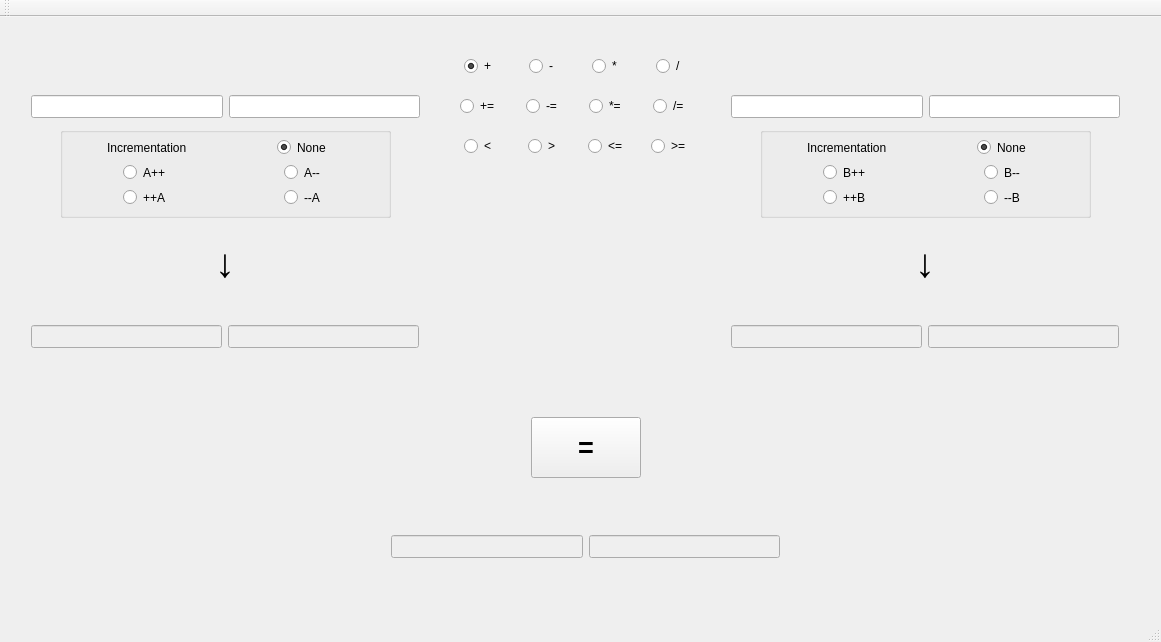
<?xml version="1.0" encoding="UTF-8"?>
<ui version="4.0">
 <class>MainWindow</class>
 <widget class="QMainWindow" name="MainWindow">
  <property name="geometry">
   <rect>
    <x>0</x>
    <y>0</y>
    <width>1161</width>
    <height>642</height>
   </rect>
  </property>
  <property name="windowTitle">
   <string>MainWindow</string>
  </property>
  <widget class="QWidget" name="centralWidget">
   <widget class="QWidget" name="gridLayoutWidget">
    <property name="geometry">
     <rect>
      <x>20</x>
      <y>50</y>
      <width>411</width>
      <height>80</height>
     </rect>
    </property>
    <layout class="QGridLayout" name="AbeforeGridLayout">
     <item row="0" column="0">
      <widget class="QLineEdit" name="AXbeforeLineEdit">
       <property name="font">
        <font>
         <pointsize>10</pointsize>
        </font>
       </property>
      </widget>
     </item>
     <item row="0" column="1">
      <widget class="QLineEdit" name="AYbeforeLineEdit">
       <property name="font">
        <font>
         <pointsize>10</pointsize>
        </font>
       </property>
      </widget>
     </item>
    </layout>
   </widget>
   <widget class="QPushButton" name="pushButton">
    <property name="geometry">
     <rect>
      <x>531</x>
      <y>400</y>
      <width>110</width>
      <height>61</height>
     </rect>
    </property>
    <property name="font">
     <font>
      <pointsize>20</pointsize>
      <weight>75</weight>
      <bold>true</bold>
      <underline>false</underline>
      <strikeout>false</strikeout>
     </font>
    </property>
    <property name="text">
     <string>=</string>
    </property>
    <property name="autoDefault">
     <bool>true</bool>
    </property>
   </widget>
   <widget class="QWidget" name="gridLayoutWidget_2">
    <property name="geometry">
     <rect>
      <x>380</x>
      <y>490</y>
      <width>411</width>
      <height>80</height>
     </rect>
    </property>
    <layout class="QGridLayout" name="CgridLayout">
     <item row="0" column="0">
      <widget class="QLineEdit" name="CXLineEdit">
       <property name="enabled">
        <bool>false</bool>
       </property>
       <property name="font">
        <font>
         <pointsize>10</pointsize>
        </font>
       </property>
      </widget>
     </item>
     <item row="0" column="1">
      <widget class="QLineEdit" name="CYLineEdit">
       <property name="enabled">
        <bool>false</bool>
       </property>
       <property name="font">
        <font>
         <pointsize>10</pointsize>
        </font>
       </property>
      </widget>
     </item>
    </layout>
   </widget>
   <widget class="QWidget" name="gridLayoutWidget_3">
    <property name="geometry">
     <rect>
      <x>720</x>
      <y>50</y>
      <width>411</width>
      <height>80</height>
     </rect>
    </property>
    <layout class="QGridLayout" name="gridLayout_3">
     <item row="0" column="0">
      <widget class="QLineEdit" name="BXbeforeLineEdit">
       <property name="font">
        <font>
         <pointsize>10</pointsize>
        </font>
       </property>
      </widget>
     </item>
     <item row="0" column="1">
      <widget class="QLineEdit" name="BYbeforeLineEdit">
       <property name="font">
        <font>
         <pointsize>10</pointsize>
        </font>
       </property>
      </widget>
     </item>
    </layout>
   </widget>
   <widget class="QWidget" name="gridLayoutWidget_4">
    <property name="geometry">
     <rect>
      <x>440</x>
      <y>14</y>
      <width>271</width>
      <height>151</height>
     </rect>
    </property>
    <layout class="QGridLayout" name="operatorGridLayout">
     <item row="0" column="1" alignment="Qt::AlignHCenter">
      <widget class="QRadioButton" name="radioButton_2">
       <property name="text">
        <string>-</string>
       </property>
      </widget>
     </item>
     <item row="0" column="3" alignment="Qt::AlignHCenter">
      <widget class="QRadioButton" name="radioButton_4">
       <property name="text">
        <string>/</string>
       </property>
      </widget>
     </item>
     <item row="2" column="1" alignment="Qt::AlignHCenter">
      <widget class="QRadioButton" name="radioButton_8">
       <property name="text">
        <string>&gt;</string>
       </property>
      </widget>
     </item>
     <item row="0" column="0" alignment="Qt::AlignHCenter">
      <widget class="QRadioButton" name="radioButton_1">
       <property name="text">
        <string>+</string>
       </property>
       <property name="checked">
        <bool>true</bool>
       </property>
      </widget>
     </item>
     <item row="0" column="2" alignment="Qt::AlignHCenter">
      <widget class="QRadioButton" name="radioButton_3">
       <property name="text">
        <string>*</string>
       </property>
      </widget>
     </item>
     <item row="1" column="2" alignment="Qt::AlignHCenter">
      <widget class="QRadioButton" name="radioButton_6">
       <property name="text">
        <string>*=</string>
       </property>
      </widget>
     </item>
     <item row="1" column="3" alignment="Qt::AlignHCenter">
      <widget class="QRadioButton" name="radioButton_11">
       <property name="text">
        <string>/=</string>
       </property>
      </widget>
     </item>
     <item row="1" column="0" alignment="Qt::AlignHCenter">
      <widget class="QRadioButton" name="radioButton_9">
       <property name="text">
        <string>+=</string>
       </property>
      </widget>
     </item>
     <item row="1" column="1" alignment="Qt::AlignHCenter">
      <widget class="QRadioButton" name="radioButton_5">
       <property name="text">
        <string>-=</string>
       </property>
      </widget>
     </item>
     <item row="2" column="0" alignment="Qt::AlignHCenter">
      <widget class="QRadioButton" name="radioButton_7">
       <property name="text">
        <string>&lt;</string>
       </property>
      </widget>
     </item>
     <item row="2" column="2" alignment="Qt::AlignHCenter">
      <widget class="QRadioButton" name="radioButton_12">
       <property name="text">
        <string>&lt;=</string>
       </property>
      </widget>
     </item>
     <item row="2" column="3" alignment="Qt::AlignHCenter">
      <widget class="QRadioButton" name="radioButton_10">
       <property name="text">
        <string>&gt;=</string>
       </property>
      </widget>
     </item>
    </layout>
   </widget>
   <widget class="QWidget" name="gridLayoutWidget_5">
    <property name="geometry">
     <rect>
      <x>720</x>
      <y>280</y>
      <width>410</width>
      <height>80</height>
     </rect>
    </property>
    <layout class="QGridLayout" name="gridLayout_5">
     <item row="0" column="0">
      <widget class="QLineEdit" name="BXafterLineEdit">
       <property name="enabled">
        <bool>false</bool>
       </property>
       <property name="font">
        <font>
         <pointsize>10</pointsize>
        </font>
       </property>
      </widget>
     </item>
     <item row="0" column="1">
      <widget class="QLineEdit" name="BYafterLineEdit">
       <property name="enabled">
        <bool>false</bool>
       </property>
       <property name="font">
        <font>
         <pointsize>10</pointsize>
        </font>
       </property>
      </widget>
     </item>
    </layout>
   </widget>
   <widget class="QWidget" name="gridLayoutWidget_6">
    <property name="geometry">
     <rect>
      <x>20</x>
      <y>280</y>
      <width>410</width>
      <height>80</height>
     </rect>
    </property>
    <layout class="QGridLayout" name="AafterGridLayout">
     <item row="0" column="0">
      <widget class="QLineEdit" name="AXafterLineEdit">
       <property name="enabled">
        <bool>false</bool>
       </property>
       <property name="font">
        <font>
         <pointsize>10</pointsize>
        </font>
       </property>
      </widget>
     </item>
     <item row="0" column="1">
      <widget class="QLineEdit" name="AYafterLineEdit">
       <property name="enabled">
        <bool>false</bool>
       </property>
       <property name="font">
        <font>
         <pointsize>10</pointsize>
        </font>
       </property>
      </widget>
     </item>
    </layout>
   </widget>
   <widget class="QLabel" name="label">
    <property name="geometry">
     <rect>
      <x>215</x>
      <y>210</y>
      <width>20</width>
      <height>71</height>
     </rect>
    </property>
    <property name="font">
     <font>
      <pointsize>30</pointsize>
     </font>
    </property>
    <property name="text">
     <string>↓</string>
    </property>
   </widget>
   <widget class="QLabel" name="label_2">
    <property name="geometry">
     <rect>
      <x>915</x>
      <y>210</y>
      <width>20</width>
      <height>71</height>
     </rect>
    </property>
    <property name="font">
     <font>
      <pointsize>30</pointsize>
     </font>
    </property>
    <property name="text">
     <string>↓</string>
    </property>
   </widget>
   <widget class="QLabel" name="errorLabel">
    <property name="geometry">
     <rect>
      <x>510</x>
      <y>180</y>
      <width>141</width>
      <height>81</height>
     </rect>
    </property>
    <property name="font">
     <font>
      <pointsize>10</pointsize>
     </font>
    </property>
    <property name="text">
     <string/>
    </property>
   </widget>
   <widget class="QGroupBox" name="groupBox">
    <property name="geometry">
     <rect>
      <x>60</x>
      <y>110</y>
      <width>331</width>
      <height>91</height>
     </rect>
    </property>
    <property name="font">
     <font>
      <kerning>true</kerning>
     </font>
    </property>
    <property name="title">
     <string/>
    </property>
    <widget class="QWidget" name="gridLayoutWidget_7">
     <property name="geometry">
      <rect>
       <x>0</x>
       <y>0</y>
       <width>331</width>
       <height>91</height>
      </rect>
     </property>
     <layout class="QGridLayout" name="gridLayout">
      <item row="1" column="0" alignment="Qt::AlignHCenter">
       <widget class="QRadioButton" name="radioButton">
        <property name="text">
         <string>A++</string>
        </property>
       </widget>
      </item>
      <item row="2" column="0" alignment="Qt::AlignHCenter">
       <widget class="QRadioButton" name="radioButton_14">
        <property name="text">
         <string>++A</string>
        </property>
       </widget>
      </item>
      <item row="1" column="1" alignment="Qt::AlignHCenter">
       <widget class="QRadioButton" name="radioButton_13">
        <property name="text">
         <string>A--</string>
        </property>
       </widget>
      </item>
      <item row="2" column="1" alignment="Qt::AlignHCenter">
       <widget class="QRadioButton" name="radioButton_15">
        <property name="text">
         <string>--A</string>
        </property>
       </widget>
      </item>
      <item row="0" column="1" alignment="Qt::AlignHCenter">
       <widget class="QRadioButton" name="radioButton_24">
        <property name="text">
         <string>None</string>
        </property>
        <property name="checked">
         <bool>true</bool>
        </property>
       </widget>
      </item>
      <item row="0" column="0" alignment="Qt::AlignHCenter">
       <widget class="QLabel" name="label_3">
        <property name="text">
         <string>Incrementation</string>
        </property>
       </widget>
      </item>
     </layout>
    </widget>
   </widget>
   <widget class="QGroupBox" name="groupBox_2">
    <property name="geometry">
     <rect>
      <x>760</x>
      <y>110</y>
      <width>331</width>
      <height>91</height>
     </rect>
    </property>
    <property name="title">
     <string/>
    </property>
    <widget class="QWidget" name="gridLayoutWidget_9">
     <property name="geometry">
      <rect>
       <x>0</x>
       <y>0</y>
       <width>331</width>
       <height>91</height>
      </rect>
     </property>
     <layout class="QGridLayout" name="gridLayout_4">
      <item row="2" column="1" alignment="Qt::AlignHCenter">
       <widget class="QRadioButton" name="radioButton_23">
        <property name="text">
         <string>--B</string>
        </property>
       </widget>
      </item>
      <item row="1" column="0" alignment="Qt::AlignHCenter">
       <widget class="QRadioButton" name="radioButton_20">
        <property name="text">
         <string>B++</string>
        </property>
       </widget>
      </item>
      <item row="1" column="1" alignment="Qt::AlignHCenter">
       <widget class="QRadioButton" name="radioButton_21">
        <property name="text">
         <string>B--</string>
        </property>
       </widget>
      </item>
      <item row="2" column="0" alignment="Qt::AlignHCenter">
       <widget class="QRadioButton" name="radioButton_22">
        <property name="text">
         <string>++B</string>
        </property>
       </widget>
      </item>
      <item row="0" column="1" alignment="Qt::AlignHCenter">
       <widget class="QRadioButton" name="radioButton_25">
        <property name="text">
         <string>None</string>
        </property>
        <property name="checked">
         <bool>true</bool>
        </property>
       </widget>
      </item>
      <item row="0" column="0" alignment="Qt::AlignHCenter">
       <widget class="QLabel" name="label_4">
        <property name="text">
         <string>Incrementation</string>
        </property>
       </widget>
      </item>
     </layout>
    </widget>
   </widget>
  </widget>
  <widget class="QMenuBar" name="menuBar">
   <property name="geometry">
    <rect>
     <x>0</x>
     <y>0</y>
     <width>1161</width>
     <height>20</height>
    </rect>
   </property>
  </widget>
  <widget class="QToolBar" name="mainToolBar">
   <attribute name="toolBarArea">
    <enum>TopToolBarArea</enum>
   </attribute>
   <attribute name="toolBarBreak">
    <bool>false</bool>
   </attribute>
  </widget>
  <widget class="QStatusBar" name="statusBar"/>
 </widget>
 <layoutdefault spacing="6" margin="11"/>
 <resources/>
 <connections/>
</ui>
